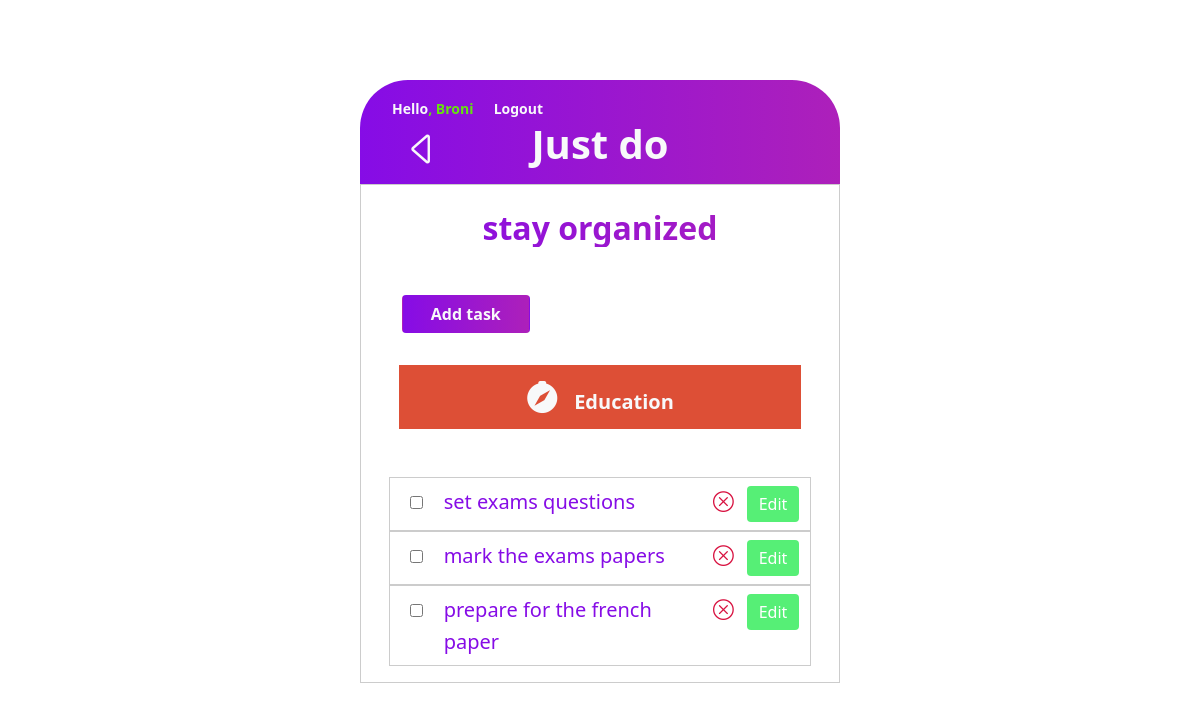
/todolist/3 (signed in), run on the app's committed database.
### todolist/models.py (models this page shows, shortened)
class TodoList(models.Model):
    name = models.CharField(max_length=255)
    icon_color = models.CharField('icon color', max_length=255, null=True, blank=True, default="#d848d6")
    user = models.ForeignKey(User, null=True, blank=True, on_delete=models.CASCADE)

### todoitems/models.py (models this page shows, shortened)
class TodoItem(models.Model):
    task = models.CharField(max_length=255)
    completed = models.BooleanField(default=False)
    todolist = models.ForeignKey(TodoList, null=True, on_delete=models.CASCADE)

### todolist/views.py (the view)
# urls.py: path('<int:pk>', DetailTodoList.as_view(), name='detail-todolist'),
class DetailTodoList(LoginRequiredMixin, DetailView):
    model = TodoList
    template_name = 'todolist/todolist_detail.html'
    context_object_name = 'todolist'

### templates/todolist/todolist_detail.html (shortened to what this page needs)
{% extends 'todolist/base.html' %}
{% block content %}
    <section class="mt-5 position-relative">
        <a href="{% url 'todolist:list-todolist' %}" class="back-btn text-light">
            <span class="bi-caret-left" style="font-size: 2.5rem"></span>
        </a>
        <section class="container d-flex justify-space-around" id="">
            <a href="{% url 'todolist:create-todoitem' todolist.id %}">
                <button class="btn text-light fw-bold ci-btn">Add task</button>
            </a>
        </section>
        <div class="text-light todolist-head" style="background-color: {{ todolist.icon_color }};">
            <span class="bi-compass-fill" style="font-size: 2rem; margin-inline-end: 1rem;"></span><span class="lead fw-bold">{{ todolist.name }}</span>
        </div>
        <section class="d-flex flex-column mt-5" id="todoitems">
            {% if not todolist.todoitem_set.all %}
                <p class="lead">No tasks yet</p>
            {% else %}
            {% for todoitem in todolist.todoitem_set.all %}
                <div class="todoitem row">
                    <div class="col-1">
                        <input type="checkbox" name="checkbox" {% if todoitem.completed %} checked {% endif %} class="p-4" style="margin-inline-end: 1rem;">
                    </div>
                    <div class="col-8">
                        <h4 class="h4 d-inline fs-5" style="color: #860ce6;">{{ todoitem.task }}</h4>
                    </div>
                    <div class="col-1">
                        <a href="{% url 'todoitems:delete-todoitem' todoitem.id %}">
                            <span class="bi-x-circle  cancel-btn" style="color: #d81240;"></span>
                        </a>
                    </div>
                    <div class="col-1">
                        <a href="{% url 'todoitems:update-todoitem' todoitem.id %}">
                            <button class="btn btn-success edit-btn">Edit</button>
                        </a>
                    </div>
                </div>
                {% endfor %}
            {% endif %}
        </section>
    </section>
{% endblock %}

### templates/todolist/base.html (shortened to what this page needs)
{%  load static %}
<!DOCTYPE html>
<html lang="en">
<head>
    <link rel="stylesheet" href="{% static 'bootstrap/css/bootstrap.min.css' %}">
    <link rel="stylesheet" href="https://cdn.jsdelivr.net/npm/bootstrap-icons@1.3.0/font/bootstrap-icons.css">
    <link rel="stylesheet" href="{% static 'stylesheet/style.css' %}">
</head>
<body>
    <div class="wrapper" id="">
        <header class="main-header">
            {% if user.is_authenticated %}
                <small class="small position-relative user"><span class="text-light">Hello</span>, {{ user.username|title }}</small>
                <a href="{% url 'accounts:logout' %}" class="text-decoration-none text-light position-relative logout">
                    <small class="small">Logout</small>
                </a>
            {% endif %}
            <h1 class="h1 text-light p-3 fw-bolder text-center m-0">Just do</h1>
        </header>
        <main class="mt-0 p-3">
            <section class="sub-heading">
                <h2 class="fw-bold text-center pt-2">stay organized</h2>
            </section>
            {% block content %}
            {% endblock %}
        </main>
    </div>
</body>
</html>

### static/stylesheet/style.css (style rules this page uses)
:root { --primary-color: #860ce6; --secondary-color: #ad20ba; --todo-item: #34aefe; }
.back-btn, .forward-btn { position: absolute; top: -11rem; left: 1.6rem; }
.cl-btn, .ci-btn { background: linear-gradient(to right, var(--primary-color), var(--secondary-color)); margin-inline-start: 0.8rem; width: 8rem; }
.ci-btn { width: 8rem; }
.edit-btn { border: none !important; background-color: #56ef76 !important; }
.login, .logout { top: 1rem; left: 3rem; }
input[type="checkbox"] { padding: 0.5rem; }
main { border: 1px solid #ccc; margin: 0; }
.main-header { background: linear-gradient(to right, var(--primary-color), var(--secondary-color)) !important; border-top-right-radius: 3rem; border-top-left-radius: 3rem; font-weight: bolder !important; }
#todoitems { padding-inline: 1.5rem; }
.todoitem { font-size: 1.3rem; border: 1px solid #ccc; padding: 0.5rem; }
.todoitem h4 { color: var(--primary-color); }
.todolist-head { background-color: #fece00; text-align: center; margin-top: 2rem; padding: 0.5rem; margin-inline: 1.4rem; }
.sub-heading h2 { background: linear-gradient(to right, var(--primary-color), var(--secondary-color)); background-clip: text; -webkit-background-clip: text; -webkit-text-fill-color: transparent; }
.signup, .user { left: 2rem; top: 1rem; }
.user { color: #66E20F; }
.wrapper { width: 40vw; margin: 5rem auto; }

### data on the page
TodoList: name "Education"
TodoItem: task "set exams questions"
TodoItem: task "mark the exams papers"
TodoItem: task "prepare for the french paper"

### other printed values
{{ user.username|title }} "Broni"
